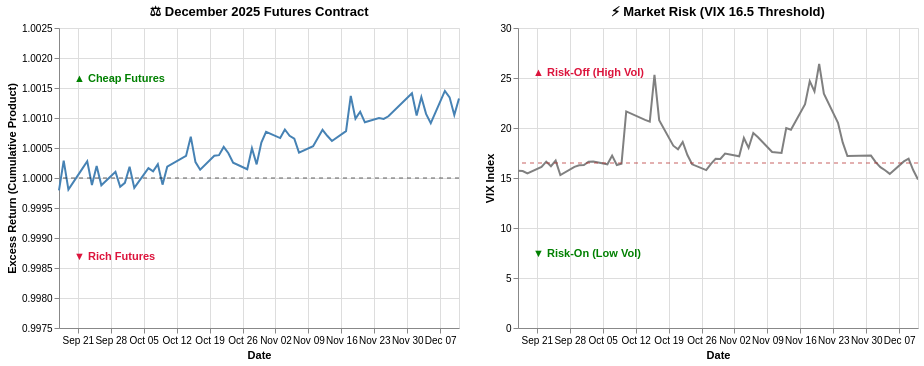

Notebook cell for this chart:
### Markdown cell above
### 🔍 Zooming In: The December 2025 Contract
**What are we observing?**
The December 2025 contract provides our first granular look at the strategy's performance during a specific roll period. Throughout most of this window, the VIX remained elevated above the 16.5 "Risk-Off" threshold, featuring two distinct volatility spikes in mid-October and mid-November. Correspondingly, the cumulative excess return steadily grinds higher, staying firmly in the green "Cheap Futures" territory and jumping sharply alongside that mid-November VIX spike.

### Code cell
# Results December 2025: Sep. 17, Dec-Sep. 11, 2025
dec_graph=create_arb_vix(start='2025-09-17',end='2025-12-11')
display(plot_contract_arb_band(dec_graph,'December 2025 Futures Contract',return_domain=[0.9975, 1.0025]))

### Figure 1 — Vega-Lite specification as saved in the notebook (floating-point values rounded to 4 significant figures)
{"config": {"view": {"continuousWidth": 300, "continuousHeight": 300}}, "hconcat": [{"layer": [{"data": {"name": "data-438aae7cee518b3f8581eae231cd5f9f"}, "mark": {"type": "line", "color": "steelblue", "strokeWidth": 2}, "encoding": {"tooltip": [{"field": "date", "type": "temporal"}, {"field": "Cumulative Excess Return", "type": "quantitative"}], "x": {"field": "date", "title": "Date", "type": "temporal"}, "y": {"field": "Cumulative Excess Return", "scale": {"domain": [0.9975, 1.002]}, "title": "Excess Return (Cumulative Product)", "type": "quantitative"}}}, {"data": {"name": "data-62270e77d641448c13ff0a9fcf3e6578"}, "mark": {"type": "rule", "color": "black", "opacity": 0.6, "strokeDash": [4, 4]}, "encoding": {"y": {"field": "y", "type": "quantitative"}}}, {"data": {"name": "data-eff59cf18cc3814fde91dcec70aa6619"}, "mark": {"type": "text", "align": "left", "baseline": "top", "color": "green", "dx": 5, "fontWeight": "bold"}, "encoding": {"text": {"field": "text", "type": "nominal"}, "x": {"value": 10}, "y": {"field": "y", "type": "quantitative"}}}, {"data": {"name": "data-ea860c1f14a9138209690e6fa5f7b93e"}, "mark": {"type": "text", "align": "left", "baseline": "bottom", "color": "crimson", "dx": 5, "fontWeight": "bold"}, "encoding": {"text": {"field": "text", "type": "nominal"}, "x": {"value": 10}, "y": {"field": "y", "type": "quantitative"}}}], "height": 300, "title": "⚖️ December 2025 Futures Contract", "width": 400}, {"layer": [{"data": {"name": "data-438aae7cee518b3f8581eae231cd5f9f"}, "mark": {"type": "line", "color": "gray", "strokeWidth": 2}, "encoding": {"tooltip": [{"field": "date", "type": "temporal"}, {"field": "VIX", "type": "quantitative"}], "x": {"field": "date", "title": "Date", "type": "temporal"}, "y": {"field": "VIX", "scale": {"domain": [1, 30]}, "title": "VIX Index", "type": "quantitative"}}, "name": "view_0c0435e5a8b2e995_1"}, {"data": {"name": "data-36ce8cf7b9b85712b0e5da6a8d4c123f"}, "mark": {"type": "rule", "color": "firebrick", "opacity": 0.7, "strokeDash": [4, 4]}, "encoding": {"y": {"field": "y", "type": "quantitative"}}}, {"data": {"name": "data-e1693b16d8edb1761d863943e923bf84"}, "mark": {"type": "text", "align": "left", "baseline": "bottom", "color": "crimson", "dx": 5, "fontWeight": "bold"}, "encoding": {"text": {"field": "text", "type": "nominal"}, "x": {"value": 10}, "y": {"field": "y", "type": "quantitative"}}}, {"data": {"name": "data-7e10542b402220f02c931d4ac3477b9e"}, "mark": {"type": "text", "align": "left", "baseline": "top", "color": "green", "dx": 5, "fontWeight": "bold"}, "encoding": {"text": {"field": "text", "type": "nominal"}, "x": {"value": 10}, "y": {"field": "y", "type": "quantitative"}}}], "height": 300, "title": "⚡ Market Risk (VIX 16.5 Threshold)", "width": 400}], "params": [{"name": "param_db82be42624d4632", "select": {"type": "interval", "encodings": ["x"]}, "bind": "scales", "views": ["view_0c0435e5a8b2e995_1"]}], "$schema": "https://vega.github.io/schema/vega-lite/v6.4.1.json", "datasets": {"data-438aae7cee518b3f8581eae231cd5f9f": [{"date": "2025-09-17T00:00:00", "Cumulative Excess Return": 0.9998, "VIX": 15.72}, {"date": "2025-09-18T00:00:00", "Cumulative Excess Return": 1.0, "VIX": 15.7}, {"date": "2025-09-19T00:00:00", "Cumulative Excess Return": 0.9998, "VIX": 15.45}, {"date": "2025-09-22T00:00:00", "Cumulative Excess Return": 1.0, "VIX": 16.1}, {"date": "2025-09-23T00:00:00", "Cumulative Excess Return": 1.0, "VIX": 16.64}, {"date": "2025-09-24T00:00:00", "Cumulative Excess Return": 0.9999, "VIX": 16.18}, {"date": "2025-09-25T00:00:00", "Cumulative Excess Return": 1.0, "VIX": 16.74}, {"date": "2025-09-26T00:00:00", "Cumulative Excess Return": 0.9999, "VIX": 15.29}, {"date": "2025-09-29T00:00:00", "Cumulative Excess Return": 1.0, "VIX": 16.12}, {"date": "2025-09-30T00:00:00", "Cumulative Excess Return": 0.9999, "VIX": 16.28}, {"date": "2025-10-01T00:00:00", "Cumulative Excess Return": 0.9999, "VIX": 16.29}, {"date": "2025-10-02T00:00:00", "Cumulative Excess Return": 1.0, "VIX": 16.63}, {"date": "2025-10-03T00:00:00", "Cumulative Excess Return": 0.9998, "VIX": 16.65}, {"date": "2025-10-06T00:00:00", "Cumulative Excess Return": 1.0, "VIX": 16.37}, {"date": "2025-10-07T00:00:00", "Cumulative Excess Return": 1.0, "VIX": 17.24}, {"date": "2025-10-08T00:00:00", "Cumulative Excess Return": 1.0, "VIX": 16.3}, {"date": "2025-10-09T00:00:00", "Cumulative Excess Return": 0.9999, "VIX": 16.43}, {"date": "2025-10-10T00:00:00", "Cumulative Excess Return": 1.0, "VIX": 21.66}, {"date": "2025-10-14T00:00:00", "Cumulative Excess Return": 1.0, "VIX": 20.81}, {"date": "2025-10-15T00:00:00", "Cumulative Excess Return": 1.001, "VIX": 20.64}, {"date": "2025-10-16T00:00:00", "Cumulative Excess Return": 1.0, "VIX": 25.31}, {"date": "2025-10-17T00:00:00", "Cumulative Excess Return": 1.0, "VIX": 20.78}, {"date": "2025-10-20T00:00:00", "Cumulative Excess Return": 1.0, "VIX": 18.23}, {"date": "2025-10-21T00:00:00", "Cumulative Excess Return": 1.0, "VIX": 17.87}, {"date": "2025-10-22T00:00:00", "Cumulative Excess Return": 1.001, "VIX": 18.6}, {"date": "2025-10-23T00:00:00", "Cumulative Excess Return": 1.0, "VIX": 17.3}, {"date": "2025-10-24T00:00:00", "Cumulative Excess Return": 1.0, "VIX": 16.37}, {"date": "2025-10-27T00:00:00", "Cumulative Excess Return": 1.0, "VIX": 15.79}, {"date": "2025-10-28T00:00:00", "Cumulative Excess Return": 1.0, "VIX": 16.42}, {"date": "2025-10-29T00:00:00", "Cumulative Excess Return": 1.0, "VIX": 16.92}, {"date": "2025-10-30T00:00:00", "Cumulative Excess Return": 1.001, "VIX": 16.91}, {"date": "2025-10-31T00:00:00", "Cumulative Excess Return": 1.001, "VIX": 17.44}, {"date": "2025-11-03T00:00:00", "Cumulative Excess Return": 1.001, "VIX": 17.17}, {"date": "2025-11-04T00:00:00", "Cumulative Excess Return": 1.001, "VIX": 19.0}, {"date": "2025-11-05T00:00:00", "Cumulative Excess Return": 1.001, "VIX": 18.01}, {"date": "2025-11-06T00:00:00", "Cumulative Excess Return": 1.001, "VIX": 19.5}, {"date": "2025-11-07T00:00:00", "Cumulative Excess Return": 1.0, "VIX": 19.08}, {"date": "2025-11-10T00:00:00", "Cumulative Excess Return": 1.001, "VIX": 17.6}, {"date": "2025-11-12T00:00:00", "Cumulative Excess Return": 1.001, "VIX": 17.51}, {"date": "2025-11-13T00:00:00", "Cumulative Excess Return": 1.001, "VIX": 20.0}, {"date": "2025-11-14T00:00:00", "Cumulative Excess Return": 1.001, "VIX": 19.83}, {"date": "2025-11-17T00:00:00", "Cumulative Excess Return": 1.001, "VIX": 22.38}, {"date": "2025-11-18T00:00:00", "Cumulative Excess Return": 1.001, "VIX": 24.69}, {"date": "2025-11-19T00:00:00", "Cumulative Excess Return": 1.001, "VIX": 23.66}, {"date": "2025-11-20T00:00:00", "Cumulative Excess Return": 1.001, "VIX": 26.42}, {"date": "2025-11-21T00:00:00", "Cumulative Excess Return": 1.001, "VIX": 23.43}, {"date": "2025-11-24T00:00:00", "Cumulative Excess Return": 1.001, "VIX": 20.52}, {"date": "2025-11-25T00:00:00", "Cumulative Excess Return": 1.001, "VIX": 18.56}, {"date": "2025-11-26T00:00:00", "Cumulative Excess Return": 1.001, "VIX": 17.19}, {"date": "2025-12-01T00:00:00", "Cumulative Excess Return": 1.001, "VIX": 17.24}, {"date": "2025-12-02T00:00:00", "Cumulative Excess Return": 1.001, "VIX": 16.59}, {"date": "2025-12-03T00:00:00", "Cumulative Excess Return": 1.001, "VIX": 16.08}, {"date": "2025-12-04T00:00:00", "Cumulative Excess Return": 1.001, "VIX": 15.78}, {"date": "2025-12-05T00:00:00", "Cumulative Excess Return": 1.001, "VIX": 15.41}, {"date": "2025-12-08T00:00:00", "Cumulative Excess Return": 1.001, "VIX": 16.66}, {"date": "2025-12-09T00:00:00", "Cumulative Excess Return": 1.001, "VIX": 16.93}, {"date": "2025-12-10T00:00:00", "Cumulative Excess Return": 1.001, "VIX": 15.77}, {"date": "2025-12-11T00:00:00", "Cumulative Excess Return": 1.001, "VIX": 14.85}], "data-62270e77d641448c13ff0a9fcf3e6578": [{"y": 1.0}], "data-eff59cf18cc3814fde91dcec70aa6619": [{"y": 1.002, "text": "▲ Cheap Futures"}], "data-ea860c1f14a9138209690e6fa5f7b93e": [{"y": 0.9986, "text": "▼ Rich Futures"}], "data-36ce8cf7b9b85712b0e5da6a8d4c123f": [{"y": 16.5}], "data-e1693b16d8edb1761d863943e923bf84": [{"y": 25, "text": "▲ Risk-Off (High Vol)"}], "data-7e10542b402220f02c931d4ac3477b9e": [{"y": 8, "text": "▼ Risk-On (Low Vol)"}]}}
